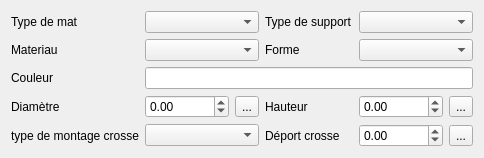
         <widget class="QWidget" name="tab_2">
          <attribute name="title">
           <string>Général</string>
          </attribute>
          <layout class="QGridLayout" name="gridLayout_8">
           <item row="2" column="3">
            <widget class="QLabel" name="label_61">
             <property name="text">
              <string>Forme</string>
             </property>
             <property name="wordWrap">
              <bool>true</bool>
             </property>
            </widget>
           </item>
           <item row="0" column="1" colspan="2">
            <widget class="QComboBox" name="comboBox_multip"/>
           </item>
           <item row="0" column="0">
            <widget class="QLabel" name="label_53">
             <property name="text">
              <string>Type de mat</string>
             </property>
             <property name="wordWrap">
              <bool>true</bool>
             </property>
            </widget>
           </item>
           <item row="0" column="4" colspan="2">
            <widget class="QComboBox" name="comboBox_sp_type"/>
           </item>
           <item row="0" column="3">
            <widget class="QLabel" name="label_59">
             <property name="text">
              <string>Type de support</string>
             </property>
             <property name="wordWrap">
              <bool>true</bool>
             </property>
            </widget>
           </item>
           <item row="2" column="4" colspan="2">
            <widget class="QComboBox" name="comboBox_sp_forme"/>
           </item>
           <item row="2" column="1" colspan="2">
            <widget class="QComboBox" name="comboBox_sp_materiau"/>
           </item>
           <item row="4" column="0">
            <widget class="QLabel" name="label_62">
             <property name="text">
              <string>Couleur</string>
             </property>
             <property name="wordWrap">
              <bool>true</bool>
             </property>
            </widget>
           </item>
           <item row="2" column="0">
            <widget class="QLabel" name="label_60">
             <property name="text">
              <string>Materiau</string>
             </property>
             <property name="wordWrap">
              <bool>true</bool>
             </property>
            </widget>
           </item>
           <item row="5" column="0">
            <widget class="QLabel" name="label_63">
             <property name="text">
              <string>Diamètre</string>
             </property>
             <property name="wordWrap">
              <bool>true</bool>
             </property>
            </widget>
           </item>
           <item row="5" column="2">
            <widget class="QToolButton" name="toolButton_sp_diam">
             <property name="text">
              <string>...</string>
             </property>
            </widget>
           </item>
           <item row="5" column="1">
            <widget class="QDoubleSpinBox" name="doubleSpinBox_sp_diam">
             <property name="minimum">
              <double>-1.000000000000000</double>
             </property>
             <property name="maximum">
              <double>999999.000000000000000</double>
             </property>
            </widget>
           </item>
           <item row="5" column="3">
            <widget class="QLabel" name="label_64">
             <property name="text">
              <string>Hauteur</string>
             </property>
             <property name="wordWrap">
              <bool>true</bool>
             </property>
            </widget>
           </item>
           <item row="5" column="4">
            <widget class="QDoubleSpinBox" name="doubleSpinBox_sp_haut">
             <property name="minimum">
              <double>-1.000000000000000</double>
             </property>
             <property name="maximum">
              <double>999999.000000000000000</double>
             </property>
            </widget>
           </item>
           <item row="5" column="5">
            <widget class="QToolButton" name="toolButton_sp_haut">
             <property name="text">
              <string>...</string>
             </property>
            </widget>
           </item>
           <item row="4" column="1" colspan="5">
            <widget class="QLineEdit" name="lineEdit_sp_couleur"/>
           </item>
           <item row="6" column="0">
            <widget class="QLabel" name="label_75">
             <property name="text">
              <string>type de montage crosse</string>
             </property>
             <property name="wordWrap">
              <bool>true</bool>
             </property>
            </widget>
           </item>
           <item row="6" column="1" colspan="2">
            <widget class="QComboBox" name="comboBox_sp_typmonc"/>
           </item>
           <item row="6" column="3">
            <widget class="QLabel" name="label_76">
             <property name="text">
              <string>Déport crosse</string>
             </property>
             <property name="wordWrap">
              <bool>true</bool>
             </property>
            </widget>
           </item>
           <item row="6" column="4">
            <widget class="QDoubleSpinBox" name="doubleSpinBox_sp_depcro">
             <property name="minimum">
              <double>-1.000000000000000</double>
             </property>
             <property name="maximum">
              <double>999999.000000000000000</double>
             </property>
            </widget>
           </item>
           <item row="6" column="5">
            <widget class="QToolButton" name="toolButton_sp_depcro">
             <property name="text">
              <string>...</string>
             </property>
            </widget>
           </item>
          </layout>
         </widget>
